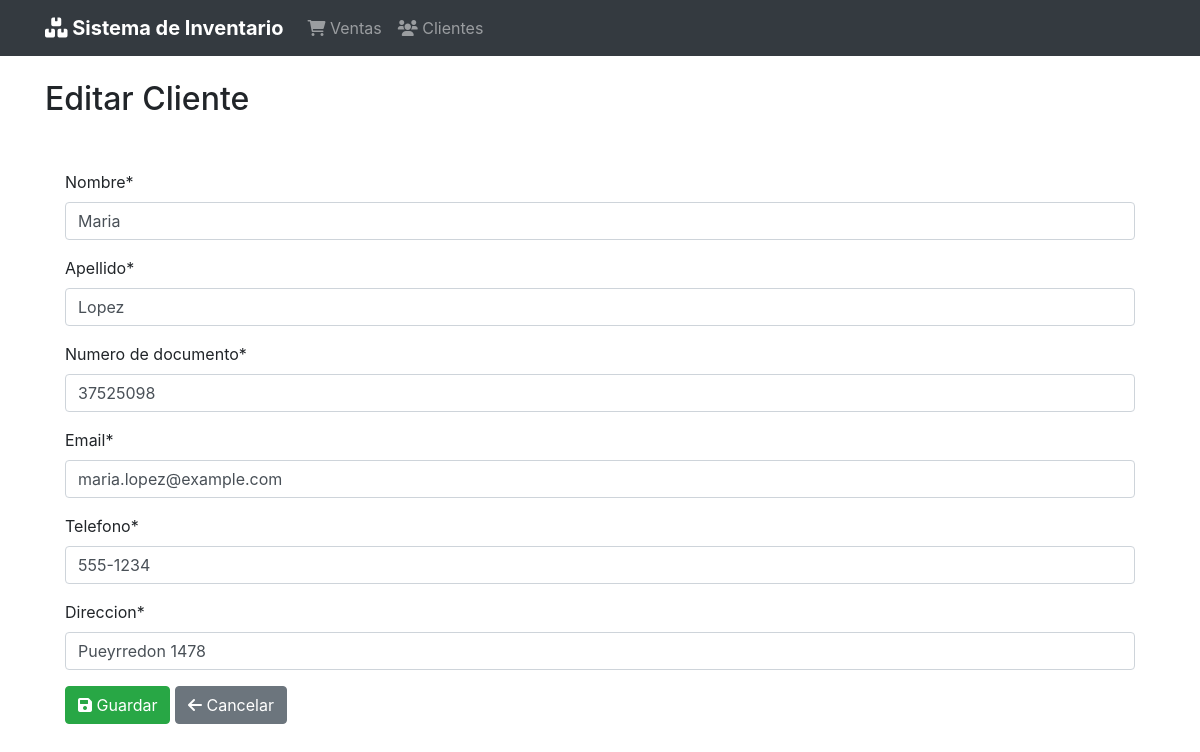
Page /clientes/editar/1/ on the committed database.
### cliente/models.py (models this page shows, shortened)
class Cliente(models.Model):
    nombre = models.CharField("Nombre", max_length=100)
    apellido = models.CharField("Apellido", max_length=100)
    numero_documento = models.CharField("Numero de documento", max_length=20, unique=True)
    email = models.EmailField("Email", max_length=254, unique=True)
    telefono = models.CharField("Telefono", max_length=20)
    direccion = models.CharField("Direccion", max_length=200)

### cliente/views.py (the view, shortened to what this page needs)
# urls.py: path("editar/<int:pk>/", views.ClienteUpdateView.as_view(), name="cliente_form"),
class ClienteUpdateView(UpdateView):
    model = Cliente
    form_class = ClienteForm
    template_name = "clientes/cliente_form.html"
    success_url = reverse_lazy("clientes:cliente_list")
    permission_required = "ventas.add_venta"

### cliente/forms.py
class ClienteForm(forms.ModelForm):
    class Meta:
        model = Cliente
        fields = ['nombre', 'apellido', 'numero_documento', 'email', 'telefono', 'direccion']
    def __init__ (self, *args, **kwargs):
        super(ClienteForm, self).__init__(*args, **kwargs)
        self.helper = FormHelper()
        self.helper.form_method = 'post'
        self.helper.add_input(Submit('submit', 'Guardar Cliente'))

### templates/clientes/cliente_form.html (shortened to what this page needs)
{% extends 'clientes/base.html' %}
{% load bootstrap4 %}
{% load crispy_forms_tags %}
{% block header %}{% if form.instance.pk %}Editar{% else %}Crear{% endif %} Cliente{% endblock %}
{% block content %}
    <div>
        <div class="card-body">
            <form method="post" enctype="multipart/form-data">
                {{ form|crispy }}
                <div class="form-group">
                    <button type="submit" class="btn btn-success">
                        <i class="fas fa-save"></i> Guardar
                    </button>
                    <a href="{% url 'clientes:cliente_list' %}" class="btn btn-secondary">
                        <i class="fas fa-arrow-left"></i> Cancelar
                    </a>
                </div>
            </form>
        </div>
    </div>
{% endblock content %}

### rows in the picture
Cliente: nombre "Maria", apellido "Lopez", numero_documento "37525098", email "maria.lopez@example.com", telefono "555-1234", direccion "Pueyrredon 1478"
